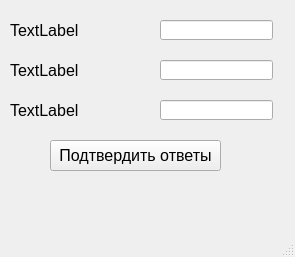
<?xml version="1.0" encoding="UTF-8"?>
<ui version="4.0">
 <class>MainWindow</class>
 <widget class="QMainWindow" name="MainWindow">
  <property name="geometry">
   <rect>
    <x>0</x>
    <y>0</y>
    <width>295</width>
    <height>257</height>
   </rect>
  </property>
  <property name="windowTitle">
   <string>MainWindow</string>
  </property>
  <widget class="QWidget" name="centralwidget">
   <widget class="QLineEdit" name="answer1">
    <property name="geometry">
     <rect>
      <x>160</x>
      <y>20</y>
      <width>113</width>
      <height>20</height>
     </rect>
    </property>
   </widget>
   <widget class="QLabel" name="question1">
    <property name="geometry">
     <rect>
      <x>10</x>
      <y>20</y>
      <width>111</width>
      <height>21</height>
     </rect>
    </property>
    <property name="font">
     <font>
      <pointsize>12</pointsize>
     </font>
    </property>
    <property name="text">
     <string>TextLabel</string>
    </property>
    <property name="textInteractionFlags">
     <set>Qt::LinksAccessibleByMouse|Qt::TextEditable</set>
    </property>
   </widget>
   <widget class="QLabel" name="question2">
    <property name="geometry">
     <rect>
      <x>10</x>
      <y>60</y>
      <width>111</width>
      <height>21</height>
     </rect>
    </property>
    <property name="font">
     <font>
      <pointsize>12</pointsize>
     </font>
    </property>
    <property name="text">
     <string>TextLabel</string>
    </property>
    <property name="textInteractionFlags">
     <set>Qt::LinksAccessibleByMouse|Qt::TextEditable</set>
    </property>
   </widget>
   <widget class="QLineEdit" name="answer2">
    <property name="geometry">
     <rect>
      <x>160</x>
      <y>60</y>
      <width>113</width>
      <height>20</height>
     </rect>
    </property>
   </widget>
   <widget class="QLabel" name="question3">
    <property name="geometry">
     <rect>
      <x>10</x>
      <y>100</y>
      <width>111</width>
      <height>21</height>
     </rect>
    </property>
    <property name="font">
     <font>
      <pointsize>12</pointsize>
     </font>
    </property>
    <property name="text">
     <string>TextLabel</string>
    </property>
    <property name="textInteractionFlags">
     <set>Qt::LinksAccessibleByMouse|Qt::TextEditable</set>
    </property>
   </widget>
   <widget class="QLineEdit" name="answer3">
    <property name="geometry">
     <rect>
      <x>160</x>
      <y>100</y>
      <width>113</width>
      <height>20</height>
     </rect>
    </property>
   </widget>
   <widget class="QPushButton" name="ok">
    <property name="geometry">
     <rect>
      <x>50</x>
      <y>140</y>
      <width>171</width>
      <height>31</height>
     </rect>
    </property>
    <property name="font">
     <font>
      <pointsize>12</pointsize>
     </font>
    </property>
    <property name="text">
     <string>Подтвердить ответы</string>
    </property>
   </widget>
  </widget>
  <widget class="QMenuBar" name="menubar">
   <property name="geometry">
    <rect>
     <x>0</x>
     <y>0</y>
     <width>295</width>
     <height>21</height>
    </rect>
   </property>
  </widget>
  <widget class="QStatusBar" name="statusbar"/>
 </widget>
 <resources/>
 <connections/>
</ui>
